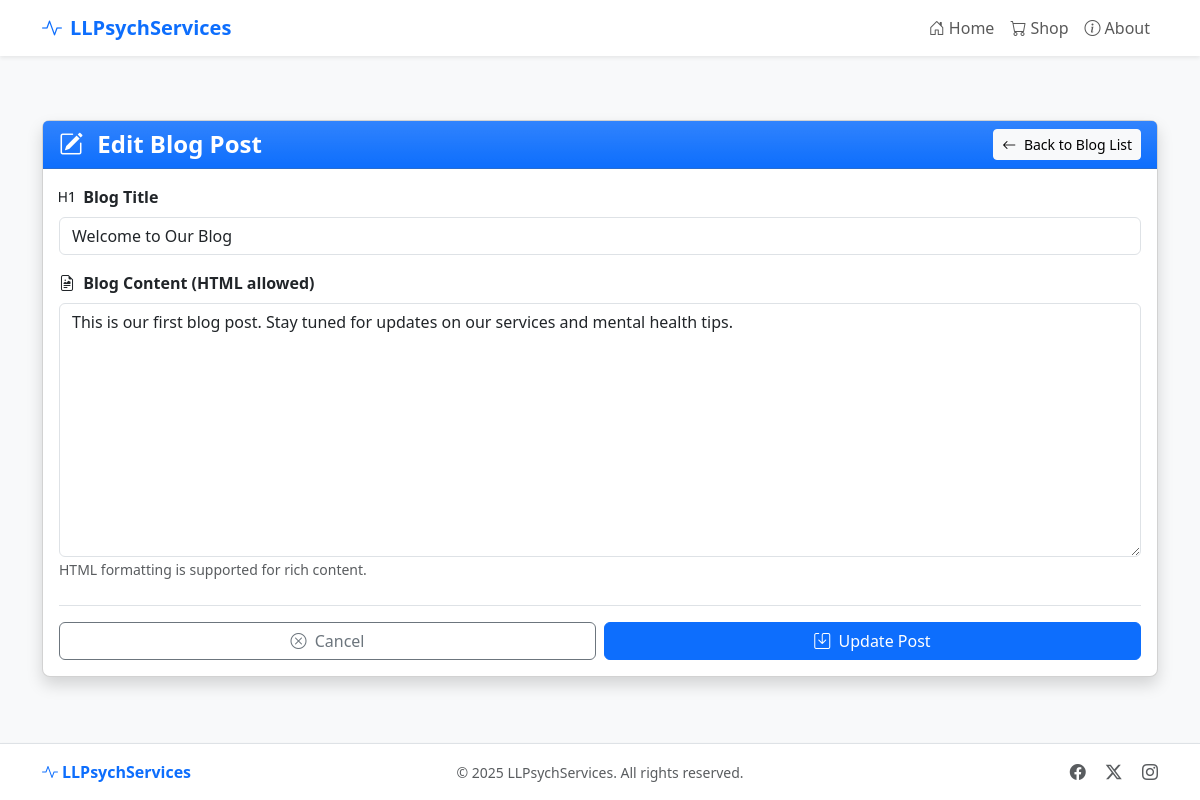
The page /admin/blog/edit/1 (signed in) on the database its author committed.
### app.py (models this page shows)
class BlogPost(db.Model):
    id = db.Column(db.Integer, primary_key=True)
    title = db.Column(db.String(100), nullable=False)
    content = db.Column(db.Text, nullable=False)
    created_at = db.Column(db.DateTime, default=datetime.utcnow)

### app.py (the view)
@app.route('/admin/blog/edit/<int:post_id>', methods=['GET', 'POST'])
@admin_required
def admin_edit_blog(post_id):
    post = BlogPost.query.get_or_404(post_id)
    if request.method == 'POST':
        post.title = request.form.get('title')
        post.content = request.form.get('content')
        db.session.commit()
        flash('Blog post updated successfully!', 'success')
        return redirect(url_for('admin_blog'))
    return render_template('admin/edit_blog.html', post=post)

### app.py (called while the page is built)
def admin_required(f):
    @wraps(f)
    def decorated_function(*args, **kwargs):
        if not session.get('admin_logged_in'):
            flash('Please log in to access the admin area.', 'warning')
            return redirect(url_for('admin_login', next=request.url))
        return f(*args, **kwargs)
    return decorated_function

### templates/admin/edit_blog.html (shortened to what this page needs)
{% extends 'base.html' %}
{% block content %}
<div class="container py-3 py-md-4">
  <div class="row justify-content-center">
    <div class="col-12">
      <div class="card shadow">
        <div class="card-header bg-primary bg-gradient text-white">
          <div class="d-flex flex-column flex-sm-row justify-content-between align-items-start align-items-sm-center">
            <h1 class="h4 mb-2 mb-sm-0 fw-bold">
              <i class="bi bi-pencil-square me-2"></i> Edit Blog Post
            </h1>
            <a href="{{ url_for('admin_blog') }}" class="btn btn-light btn-sm">
              <i class="bi bi-arrow-left me-1"></i> Back to Blog List
            </a>
          </div>
        </div>
        <div class="card-body">
          <form method="post" id="blog-form" class="needs-validation" novalidate>
            <div class="mb-3">
              <label for="title" class="form-label fw-bold">
                <i class="bi bi-type-h1 me-1"></i> Blog Title
              </label>
              <input type="text" class="form-control" id="title" name="title" value="{{ post.title }}" required>
            </div>
            <div class="mb-3">
              <label for="content" class="form-label fw-bold">
                <i class="bi bi-file-earmark-richtext me-1"></i> Blog Content (HTML allowed)
              </label>
              <textarea class="form-control" id="content" name="content" rows="10" required>{{ post.content }}</textarea>
              <small class="text-muted">HTML formatting is supported for rich content.</small>
            </div>
            <div class="d-flex flex-column flex-sm-row justify-content-end gap-2 mt-4 border-top pt-3">
              <a href="{{ url_for('admin_blog') }}" class="btn btn-outline-secondary w-100 w-sm-auto mb-2 mb-sm-0">
                <i class="bi bi-x-circle me-1"></i> Cancel
              </a>
              <button type="submit" class="btn btn-primary w-100 w-sm-auto">
                <i class="bi bi-save me-1"></i> Update Post
              </button>
            </div>
          </form>
        </div>
      </div>
    </div>
  </div>
</div>
{% endblock %}

### templates/base.html (style rules this page uses)
html, body { height: 100%; }
body { display: flex; flex-direction: column; background-color: #f8f9fa; }
.card { border-radius: 0.5rem; box-shadow: 0 0.5rem 1rem rgba(0, 0, 0, 0.15); transition: transform 0.2s; }
.card-header { border-top-left-radius: calc(0.5rem - 1px); border-top-right-radius: calc(0.5rem - 1px); }
.btn-primary { background-color: #0d6efd; border-color: #0d6efd; }

### rows shown on the page
BlogPost: title "Welcome to Our Blog", content "This is our first blog post. Stay tuned for updates on our services and mental health tips."
